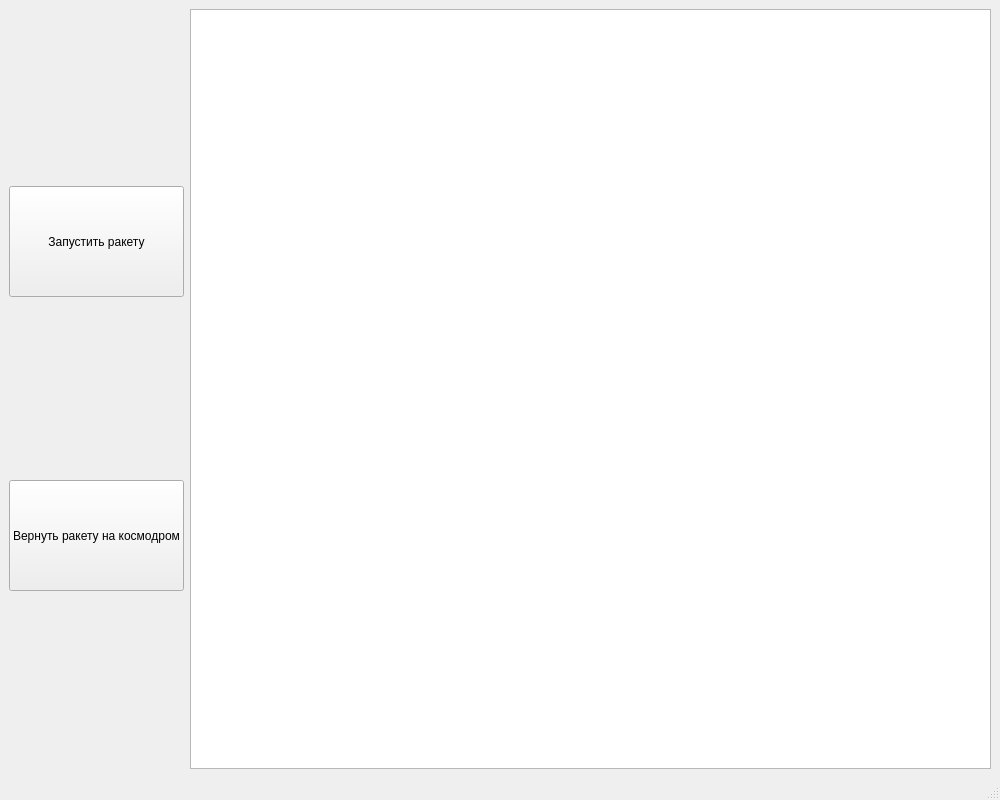
<?xml version="1.0" encoding="UTF-8"?>
<ui version="4.0">
 <class>MainWindow</class>
 <widget class="QMainWindow" name="MainWindow">
  <property name="geometry">
   <rect>
    <x>0</x>
    <y>0</y>
    <width>1000</width>
    <height>800</height>
   </rect>
  </property>
  <property name="minimumSize">
   <size>
    <width>1000</width>
    <height>800</height>
   </size>
  </property>
  <property name="maximumSize">
   <size>
    <width>1000</width>
    <height>800</height>
   </size>
  </property>
  <property name="windowTitle">
   <string>MainWindow</string>
  </property>
  <widget class="QWidget" name="centralwidget">
   <layout class="QGridLayout" name="gridLayout">
    <item row="0" column="0">
     <layout class="QHBoxLayout" name="horizontalLayout">
      <item>
       <layout class="QVBoxLayout" name="verticalLayout">
        <item>
         <widget class="QPushButton" name="launchButton">
          <property name="minimumSize">
           <size>
            <width>171</width>
            <height>111</height>
           </size>
          </property>
          <property name="text">
           <string>Запустить ракету</string>
          </property>
         </widget>
        </item>
        <item>
         <widget class="QPushButton" name="returnButton">
          <property name="minimumSize">
           <size>
            <width>171</width>
            <height>111</height>
           </size>
          </property>
          <property name="text">
           <string>Вернуть ракету на космодром</string>
          </property>
         </widget>
        </item>
       </layout>
      </item>
      <item>
       <widget class="QGraphicsView" name="graphicsView"/>
      </item>
     </layout>
    </item>
   </layout>
  </widget>
  <widget class="QMenuBar" name="menubar">
   <property name="geometry">
    <rect>
     <x>0</x>
     <y>0</y>
     <width>1000</width>
     <height>22</height>
    </rect>
   </property>
  </widget>
  <widget class="QStatusBar" name="statusbar"/>
 </widget>
 <resources/>
 <connections/>
</ui>
